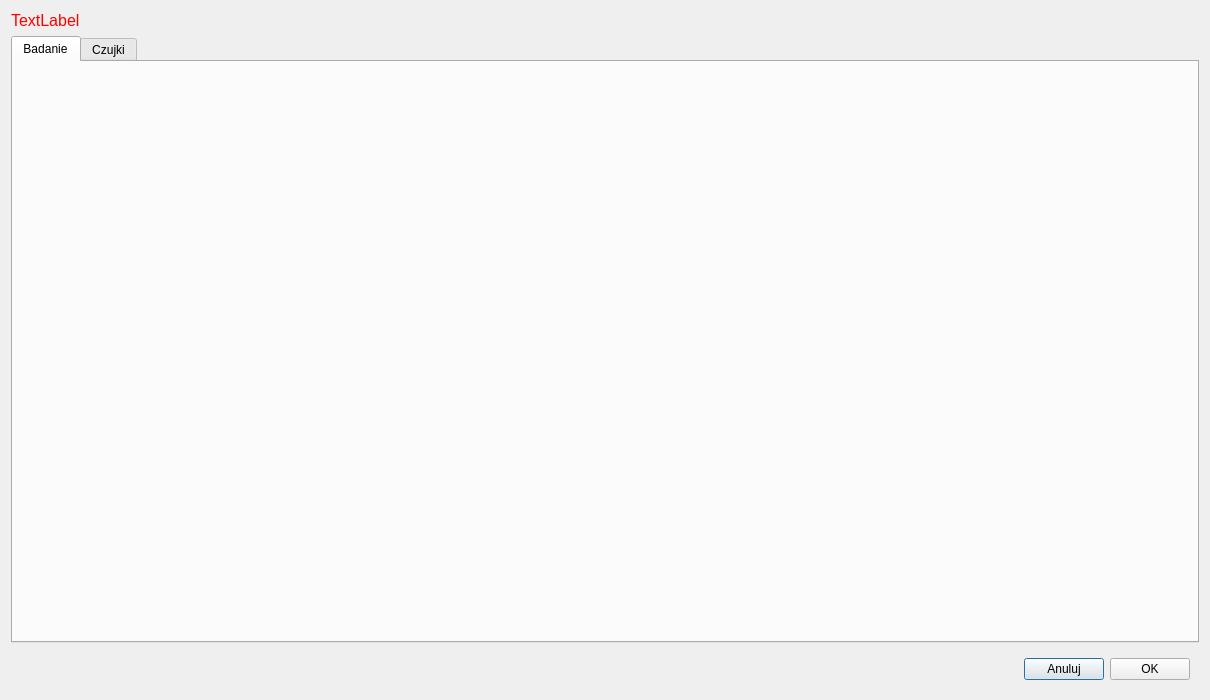
<?xml version="1.0" encoding="UTF-8"?>
<ui version="4.0">
 <class>ParametryBadaniaDlg</class>
 <widget class="QDialog" name="ParametryBadaniaDlg">
  <property name="geometry">
   <rect>
    <x>0</x>
    <y>0</y>
    <width>1210</width>
    <height>700</height>
   </rect>
  </property>
  <property name="windowTitle">
   <string>ParametryBadania</string>
  </property>
  <layout class="QVBoxLayout" name="verticalLayout">
   <item>
    <widget class="QLabel" name="error">
     <property name="styleSheet">
      <string notr="true">color:red;font-size:12pt;</string>
     </property>
     <property name="text">
      <string>TextLabel</string>
     </property>
    </widget>
   </item>
   <item>
    <widget class="QTabWidget" name="tabWidget">
     <property name="currentIndex">
      <number>0</number>
     </property>
     <widget class="ParametryBadaniaOgolneDlg" name="tabBadanie">
      <attribute name="title">
       <string>Badanie</string>
      </attribute>
     </widget>
     <widget class="ParametryBadaniaCzujkiDlg" name="tabCzujki">
      <attribute name="title">
       <string>Czujki</string>
      </attribute>
     </widget>
    </widget>
   </item>
   <item>
    <widget class="QWidget" name="widget" native="true">
     <layout class="QHBoxLayout" name="horizontalLayout">
      <item>
       <spacer name="horizontalSpacer">
        <property name="orientation">
         <enum>Qt::Horizontal</enum>
        </property>
        <property name="sizeHint" stdset="0">
         <size>
          <width>418</width>
          <height>20</height>
         </size>
        </property>
       </spacer>
      </item>
      <item>
       <widget class="QPushButton" name="pbCancel">
        <property name="text">
         <string>Anuluj</string>
        </property>
       </widget>
      </item>
      <item>
       <widget class="QPushButton" name="pbOK">
        <property name="text">
         <string>OK</string>
        </property>
       </widget>
      </item>
     </layout>
    </widget>
   </item>
  </layout>
 </widget>
 <customwidgets>
  <customwidget>
   <class>ParametryBadaniaOgolneDlg</class>
   <extends>QWidget</extends>
   <header>parametrybadaniaogolnedlg.h</header>
   <container>1</container>
  </customwidget>
  <customwidget>
   <class>ParametryBadaniaCzujkiDlg</class>
   <extends>QWidget</extends>
   <header>parametrybadaniaczujkidlg.h</header>
   <container>1</container>
  </customwidget>
 </customwidgets>
 <resources/>
 <connections/>
</ui>
